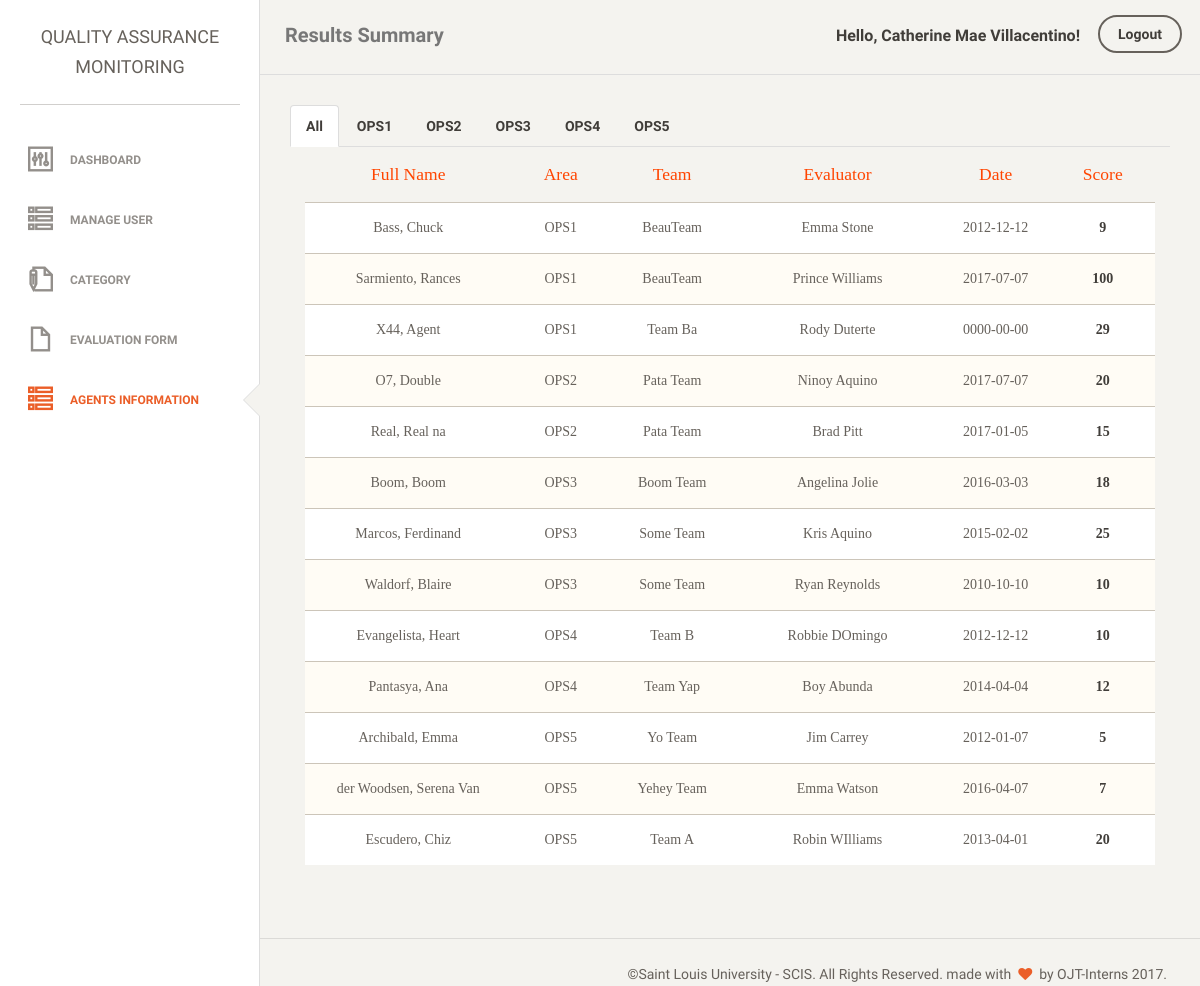
The page /dashboard/userList.php (signed in) on the database its author committed.
### tables this page shows
CREATE TABLE `agentinfo` (
  `idCA` int(11) NOT NULL AUTO_INCREMENT,
  `lastname` varchar(45) NOT NULL,
  `firstname` varchar(45) NOT NULL,
  `team` varchar(45) NOT NULL,
  `area` enum('OPS1','OPS2','OPS3','OPS4','OPS5') NOT NULL,
  `score` int(11) NOT NULL,
  `evaluator` varchar(45) DEFAULT NULL,
  `dateCompleted` date NOT NULL,
  PRIMARY KEY (`idCA`)
);

### dashboard/userList.php (the view, shortened to what this page needs)
<?php
    $db = new mysqli("localhost", "root", "", "ntu_monitoring");
?>
<?php
    $email = $_SESSION['username'];
    $queryName = mysqli_query($db, "SELECT CONCAT(firstname, ' ' ,lastname) as name, userId, type FROM user WHERE email = '$email'");
    $rowUser = $queryName->fetch_assoc();
    $name = $rowUser['name'];
    $id = $rowUser['userId'];
    $type = $rowUser['type'];
?>
<!doctype html>
<html lang="en">
<head>
    <link href="assets/css/style.css" rel="stylesheet" type="text/css">
    <link href="assets/css/bootstrap.min.css" rel="stylesheet" />
    <link href="assets/css/animate.min.css" rel="stylesheet"/>
    <link href="assets/css/paper-dashboard.css" rel="stylesheet"/>
    <link href="http://maxcdn.bootstrapcdn.com/font-awesome/latest/css/font-awesome.min.css" rel="stylesheet">
    <link href="assets/css/themify-icons.css" rel="stylesheet">
</head>
<body>
<div class="wrapper">
    <div class="sidebar" data-background-color="white" data-active-color="danger">
    	<div class="sidebar-wrapper">
            <div class="logo">
                <a href=dashboard.php class="simple-text">
                    Quality Assurance Monitoring
                </a>
            </div>
            <ul class="nav">
                <li>
                    <a href="dashboard.php">
                        <i class="ti-panel"></i>
                        <p>Dashboard</p>
                    </a>
                </li>
                <?php
                    if($type == 'Super Admin'){
                       echo "<li>
                                <a href='user.php'>
                                    <i class='ti-view-list-alt'></i>
                                    <p>Manage User</p>
                                </a>
                            </li>";
                    }
                    if($type != 'Regular'){
                        echo "<li>
                                <a href='cat.php'>
                                    <i class='ti-write'></i>
                                    <p>Category</p>
                                </a>
                            </li>";
                    }
                ?>
                <li>
                    <a href="eval.php">
                        <i class="ti-file"></i>
                        <p>Evaluation Form</p>
                    </a>
                </li>
                <?php
                    if($type == 'Super Admin'){
                       echo "<li class='active'>
                                <a href='userList.php'>
                                    <i class='ti-view-list-alt'></i>
                                    <p>Agents Information</p>
                                </a>
                            </li>";
                    }
                ?>
            </ul>
    	</div>
    </div>
    <div class="main-panel">
        <nav class="navbar navbar-default">
            <div class="container-fluid">
                <div class="navbar-header">
                    <a class="navbar-brand" href="#">Results Summary</a>
                </div>
                <div class="collapse navbar-collapse">
                    <ul class="nav navbar-nav navbar-right">
                        <li>
                             <?php
                                echo "<a href='editAccount?id=$id' class='simple-text'>";
                                    echo "<strong>Hello, </strong>";
                                    echo "<strong> ". $name . "!</strong>";
                                echo "</a>";
                            ?>
                        </li>
                        <li>
                            <form action="<?php echo htmlspecialchars($_SERVER["PHP_SELF"]); ?>" method="POST">
                                <button type="submit" name="Logout" class="btn btn-link logout" style="text-decoration: none;"><strong>Logout</strong></button>
                            </form>
                        </li>
                    </ul>
                </div>
            </div>
        </nav>
        <div class="content">
            <div class="container-fluid">
                <div class="row font">
                    <div class="col-lg-12">
                        <ul  class="nav nav-tabs ">
                                <li class="active" > <a href="#all" data-target="#all" data-toggle="tab"><strong>All</strong></a>  </li>
                                <li  ><a  href="#OPS1" data-target="#OPS1" data-toggle="tab"><strong>OPS1</strong></a> <li>
                                <li  ><a  href="#OPS2" data-target="#OPS2" data-toggle="tab"><strong>OPS2</strong></a> <li>
                                <li  ><a  href="#OPS3" data-target="#OPS3" data-toggle="tab"><strong>OPS3</strong></a> <li>
                            <li  ><a  href="#OPS4" data-target="#OPS4" data-toggle="tab"><strong>OPS4</strong></a> <li>
                            <li  ><a  href="#OPS5" data-target="#OPS5" data-toggle="tab"><strong>OPS5</strong></a> <li>
                        </ul>
                        <div class="tab-content clearfix">
                            <div class="tab-pane fade in active" id="all">
                                <div class="col-lg-12">
                                    <div class="table-responsive">
                                        <table class="table table-hover table-responsive table-striped">
                                            <thead class="topper font">
                                                <tr class="font">
                                                    <th class="text-center font" style="width: 10%;" >Full Name</th>
                                                    <th class="text-center font" style="width: 4%;" >Area</th>
                                                    <th class="text-center font" style="width: 4%;" >Team</th>
                                                    <th class="text-center font" style="width: 10%;" >Evaluator</th>
                                                    <th class="text-center font" style="width: 5%;" >Date</th>
                                                    <th class="text-center font" style="width: 4%;" >Score</th>
                                                </tr>
                                            </thead>
                                                <?php
                                                    $agent="SELECT CONCAT(lastname, ', ', firstname)'name', team, area, score, evaluator, dateCompleted FROM agentinfo ORDER BY area ASC, lastname ASC ";
                                                    if ($result=mysqli_query($db, $agent)) {
                                                        if(mysqli_num_rows($result) > 0) {
                                                           while ($row=mysqli_fetch_assoc($result)) {
                                                                echo "<tr>";
                                                                echo "<td class='text-center font'>".$row['name']."</td>";
                                                                echo "<td class='text-center font'>".$row['area']."</td>";
                                                                echo "<td class='text-center font'>".$row['team']."</td>";
                                                                echo "<td class='text-center font'>".$row['evaluator']."</td>";
                                                                echo "<td class='text-center font'>".$row['dateCompleted']."</td>";
                                                                echo "<td class='text-center font'><strong>".$row['score']."</strong></td>";
                                                                echo "</tr>";
                                                            }
                                                        }
                                                    }
                                                ?>
                                        </table>
                                    </div>
                                </div>
                            </div>
                        </div>
                    </div>
                </div>
            </div>
        </div>
        <footer class="footer">
            <div class="container-fluid">
                <div class="copyright pull-right">
                    &copy;Saint Louis University - SCIS. All Rights Reserved. made with <i class="fa fa-heart heart"></i> by OJT-Interns <script>document.write(new Date().getFullYear())</script>.
                </div>
            </div>
        </footer>
    </div>
</div>
</body>
</html>

### dashboard/assets/css/style.css (style rules this page uses)
.topper { color: orangered; !important }
.font { font-family: Myriad; !important font-size: 100%; !important }

### rows shown on the page
agentinfo: name "Bass, Chuck", area "OPS1", team "BeauTeam", evaluator "Emma Stone", dateCompleted "2012-12-12", score "9"
agentinfo: name "Sarmiento, Rances", area "OPS1", team "BeauTeam", evaluator "Prince Williams", dateCompleted "2017-07-07", score "100"
agentinfo: name "X44, Agent", area "OPS1", team "Team Ba", evaluator "Rody Duterte", dateCompleted "0000-00-00", score "29"
agentinfo: name "O7, Double", area "OPS2", team "Pata Team", evaluator "Ninoy Aquino", dateCompleted "2017-07-07", score "20"
agentinfo: name "Real, Real na", area "OPS2", team "Pata Team", evaluator "Brad Pitt", dateCompleted "2017-01-05", score "15"
agentinfo: name "Boom, Boom", area "OPS3", team "Boom Team", evaluator "Angelina Jolie", dateCompleted "2016-03-03", score "18"
agentinfo: name "Marcos, Ferdinand", area "OPS3", team "Some Team", evaluator "Kris Aquino", dateCompleted "2015-02-02", score "25"
agentinfo: name "Waldorf, Blaire", area "OPS3", team "Some Team", evaluator "Ryan Reynolds", dateCompleted "2010-10-10", score "10"
agentinfo: name "Evangelista, Heart", area "OPS4", team "Team B", evaluator "Robbie DOmingo", dateCompleted "2012-12-12", score "10"
agentinfo: name "Pantasya, Ana", area "OPS4", team "Team Yap", evaluator "Boy Abunda", dateCompleted "2014-04-04", score "12"
agentinfo: name "Archibald, Emma", area "OPS5", team "Yo Team", evaluator "Jim Carrey", dateCompleted "2012-01-07", score "5"
agentinfo: name "der Woodsen, Serena Van", area "OPS5", team "Yehey Team", evaluator "Emma Watson", dateCompleted "2016-04-07", score "7"
agentinfo: name "Escudero, Chiz", area "OPS5", team "Team A", evaluator "Robin WIlliams", dateCompleted "2013-04-01", score "20"

### other values the page prints
$name "Catherine Mae Villacentino"
